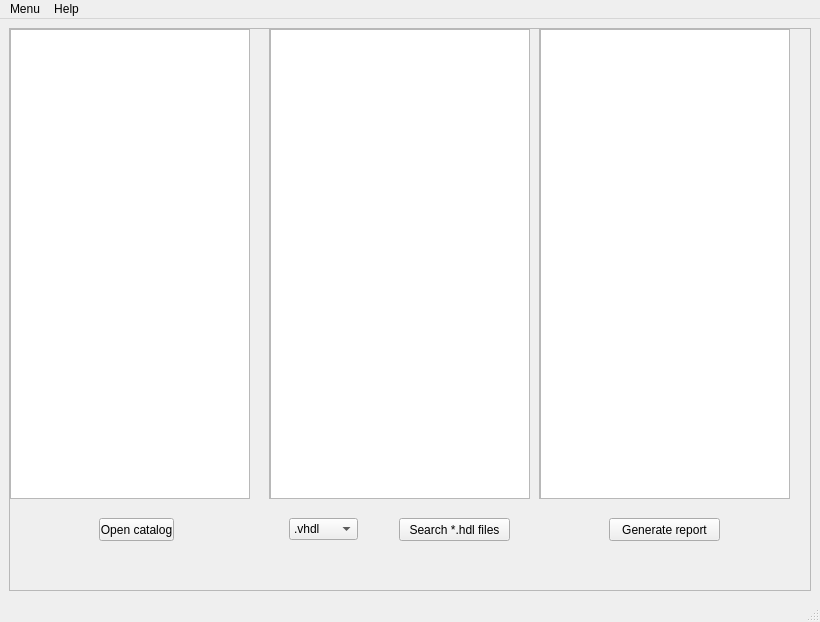
<?xml version="1.0" encoding="UTF-8"?>
<ui version="4.0">
 <class>VersionExtractor_by_Alexe1ka</class>
 <widget class="QMainWindow" name="VersionExtractor_by_Alexe1ka">
  <property name="geometry">
   <rect>
    <x>0</x>
    <y>0</y>
    <width>820</width>
    <height>622</height>
   </rect>
  </property>
  <property name="windowTitle">
   <string>MainWindow</string>
  </property>
  <widget class="QWidget" name="centralwidget">
   <layout class="QGridLayout" name="gridLayout">
    <item row="0" column="0">
     <layout class="QHBoxLayout" name="horizontalLayout">
      <item>
       <widget class="QFrame" name="frame">
        <property name="frameShape">
         <enum>QFrame::StyledPanel</enum>
        </property>
        <property name="frameShadow">
         <enum>QFrame::Raised</enum>
        </property>
        <widget class="QScrollArea" name="scrollArea">
         <property name="geometry">
          <rect>
           <x>0</x>
           <y>0</y>
           <width>241</width>
           <height>471</height>
          </rect>
         </property>
         <property name="widgetResizable">
          <bool>true</bool>
         </property>
         <widget class="QWidget" name="scrollAreaWidgetContents">
          <property name="geometry">
           <rect>
            <x>0</x>
            <y>0</y>
            <width>239</width>
            <height>469</height>
           </rect>
          </property>
          <widget class="QTreeView" name="catalogsTreeView">
           <property name="geometry">
            <rect>
             <x>0</x>
             <y>0</y>
             <width>241</width>
             <height>471</height>
            </rect>
           </property>
          </widget>
         </widget>
        </widget>
        <widget class="QScrollArea" name="scrollArea_2">
         <property name="geometry">
          <rect>
           <x>260</x>
           <y>0</y>
           <width>261</width>
           <height>471</height>
          </rect>
         </property>
         <property name="widgetResizable">
          <bool>true</bool>
         </property>
         <widget class="QWidget" name="scrollAreaWidgetContents_2">
          <property name="geometry">
           <rect>
            <x>0</x>
            <y>0</y>
            <width>259</width>
            <height>469</height>
           </rect>
          </property>
          <widget class="QListView" name="currentCatalogFiles">
           <property name="geometry">
            <rect>
             <x>0</x>
             <y>0</y>
             <width>261</width>
             <height>471</height>
            </rect>
           </property>
          </widget>
         </widget>
        </widget>
        <widget class="QScrollArea" name="scrollArea_3">
         <property name="geometry">
          <rect>
           <x>530</x>
           <y>0</y>
           <width>251</width>
           <height>471</height>
          </rect>
         </property>
         <property name="widgetResizable">
          <bool>true</bool>
         </property>
         <widget class="QWidget" name="scrollAreaWidgetContents_3">
          <property name="geometry">
           <rect>
            <x>0</x>
            <y>0</y>
            <width>249</width>
            <height>469</height>
           </rect>
          </property>
          <widget class="QListView" name="foundHdlFiles">
           <property name="geometry">
            <rect>
             <x>0</x>
             <y>0</y>
             <width>256</width>
             <height>471</height>
            </rect>
           </property>
          </widget>
         </widget>
        </widget>
        <widget class="QPushButton" name="openCatalogBtn">
         <property name="geometry">
          <rect>
           <x>90</x>
           <y>490</y>
           <width>75</width>
           <height>23</height>
          </rect>
         </property>
         <property name="text">
          <string>Open catalog</string>
         </property>
        </widget>
        <widget class="QPushButton" name="startSearchBtn">
         <property name="geometry">
          <rect>
           <x>390</x>
           <y>490</y>
           <width>111</width>
           <height>23</height>
          </rect>
         </property>
         <property name="text">
          <string>Search *.hdl files</string>
         </property>
        </widget>
        <widget class="QPushButton" name="generateReportBtn">
         <property name="geometry">
          <rect>
           <x>600</x>
           <y>490</y>
           <width>111</width>
           <height>23</height>
          </rect>
         </property>
         <property name="text">
          <string>Generate report</string>
         </property>
        </widget>
        <widget class="QComboBox" name="selectExtensionComboBox">
         <property name="geometry">
          <rect>
           <x>280</x>
           <y>490</y>
           <width>69</width>
           <height>22</height>
          </rect>
         </property>
         <item>
          <property name="text">
           <string>.vhdl</string>
          </property>
         </item>
         <item>
          <property name="text">
           <string>.v</string>
          </property>
         </item>
        </widget>
       </widget>
      </item>
     </layout>
    </item>
   </layout>
  </widget>
  <widget class="QMenuBar" name="menubar">
   <property name="geometry">
    <rect>
     <x>0</x>
     <y>0</y>
     <width>820</width>
     <height>21</height>
    </rect>
   </property>
   <widget class="QMenu" name="menuMenu">
    <property name="title">
     <string>Menu</string>
    </property>
   </widget>
   <widget class="QMenu" name="menuHelp">
    <property name="title">
     <string>Help</string>
    </property>
   </widget>
   <addaction name="menuMenu"/>
   <addaction name="menuHelp"/>
  </widget>
  <widget class="QStatusBar" name="statusbar"/>
 </widget>
 <resources/>
 <connections>
  <connection>
   <sender>openCatalogBtn</sender>
   <signal>clicked()</signal>
   <receiver>currentCatalogFiles</receiver>
   <slot>show()</slot>
   <hints>
    <hint type="sourcelabel">
     <x>137</x>
     <y>532</y>
    </hint>
    <hint type="destinationlabel">
     <x>401</x>
     <y>267</y>
    </hint>
   </hints>
  </connection>
 </connections>
</ui>
